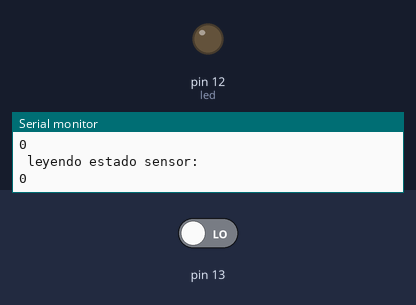
A sketch run on a simulated Arduino Uno, built with avr-gcc and run on an emulated ATmega328P. Parts: output pins drawn as LEDs (lit = HIGH), the last lines printed to the serial monitor. Inputs (shaded band) come from the test bench; at power-on: pin 13 LOW.

Above: at 1.2 s.
1.3 s: pin 13 driven HIGH
At 2.5 s:
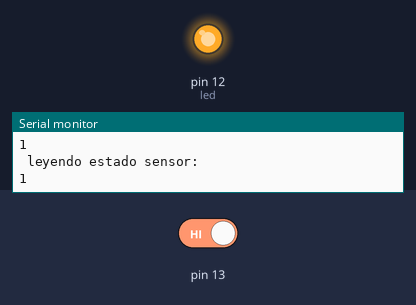
2.8 s: pin 13 driven LOW
At 4.0 s:
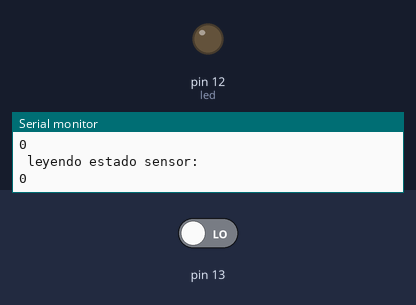
Timing chart, 0 to 5.8 s (numbered marks = the images above; inputs shaded):
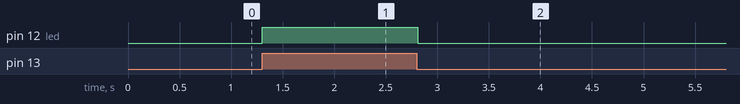

Measured:
- after the input at 1.3 s, pin 12 (led): LOW → HIGH at once
- after the input at 2.8 s, pin 12 (led): HIGH → LOW at once

The sketch:

sensor_infrarrojo.ino
```cpp
/************************************************************************
* PROGRAMA EJEMPLO PARA LEER EL ESTADO LOGICO 0 O 1 DEL SENSOR INFRARROJO
* EJEMPLO CREADO POR ING EDISON V PASTO COLOMBIA
* MICROELECTRONICOS COLOMBIA 2014/ENERO
************************************************************************/
#include <infrarrojo.h>

infrarrojo estado(13);//DEFINICION DEL PIN DEL ARDUINO A USAR
int VALOR;//VARIBLE QUE RECIBE EL DATO
int led =12;//REDEFINICION DE PIN DE ARDUINO PARA LED INDICADOR DE PULSO(ESTO ES OPCIONAL)
int led_estado;//VARIABLE

//CONFIGURACION DE SETUP
void setup() {
pinMode(led,OUTPUT);//LED QUE INDICA EL ESTADO DEL LED
Serial.begin(9600); //VELOCIDAD COMUNICACION SERIAL
}
//CODIGO PRINCIPAL
void loop() {
  Serial.print("\n leyendo estado sensor: \n");//IMPRIME MENSAJE EN PC
  Serial.print(estado.lectura(VALOR));//IMPRIME EL ESTADO DEL Vo DEL SENSOR MEDIANTE LA VARIABLE VALOR
  led_estado = estado.lectura(VALOR);//LED QUE RECOGE EL ESTADO DEL SENSOR
  if(led_estado == 1)//ETAPA DE COMPARACION PARA ACTIVAR UN LED SEGUN EL ESTADO DEL SENSOR
  {
    digitalWrite(led,HIGH);//PRENDE UN LED SI EL SENSOR DETECTA OBSTACULO
  }
  else
  {
    digitalWrite(led,LOW);
  }
  delay(100);//GENERA UN TIEMPO PARA LEER E IMPRIMIR EN PUERTO SERIE
}
```

infrarrojo.h
```cpp
/********************************************************
* Infrarrojo - Library - microelectronicos Bogota
* http://www.microelectronicos.com/shopexd.asp?id=657
* Rev 14/enero/2014
* Creada por Ing. Edison viveros Pasto Colombia
* libreria que lee el estado logico de un sensor infrarrojo
* There is an obstacle, the green indicator light on the circuit board.
* Detection distance: 2 ~ 60cm
* Detection angle: 35 °
* Comparator chip: LM393
* 3mm screw holes for easy mounting
* Dimensions: 3.1 x 1.5cm
*/


#ifndef infrarrojo_h
#define infrarrojo_h

//ESTABLE LA COMPATIBILIDAD PARA DIFERENTES TARJETAS DE ARDUINO
#if ARDUINO >= 100
  #include "Arduino.h"
#else
  #include "WProgram.h"
#endif

//DEFINICION DE LA CLASE QUE CONTIENE ATRIBUTOS O VARIABLES Y FUNCIONES
class infrarrojo {
  public:
   infrarrojo(int pin);//DEFINICION DEL CONSTRUCTOR CON SUS VARIABLES
   long lectura(int lec);//DEFINICION DE LA FUNCION
  private:
   int _pin;
};
#endif
```
